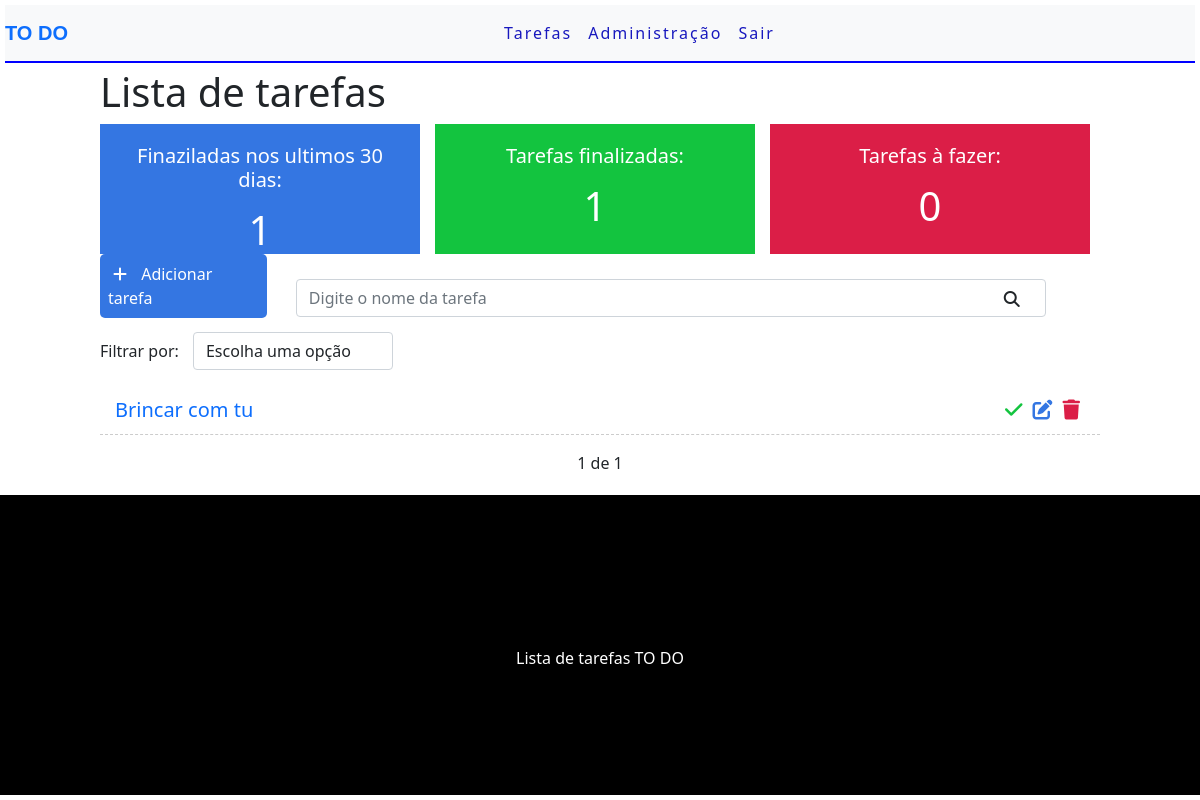
The page / (signed in) on the database as committed earlier.
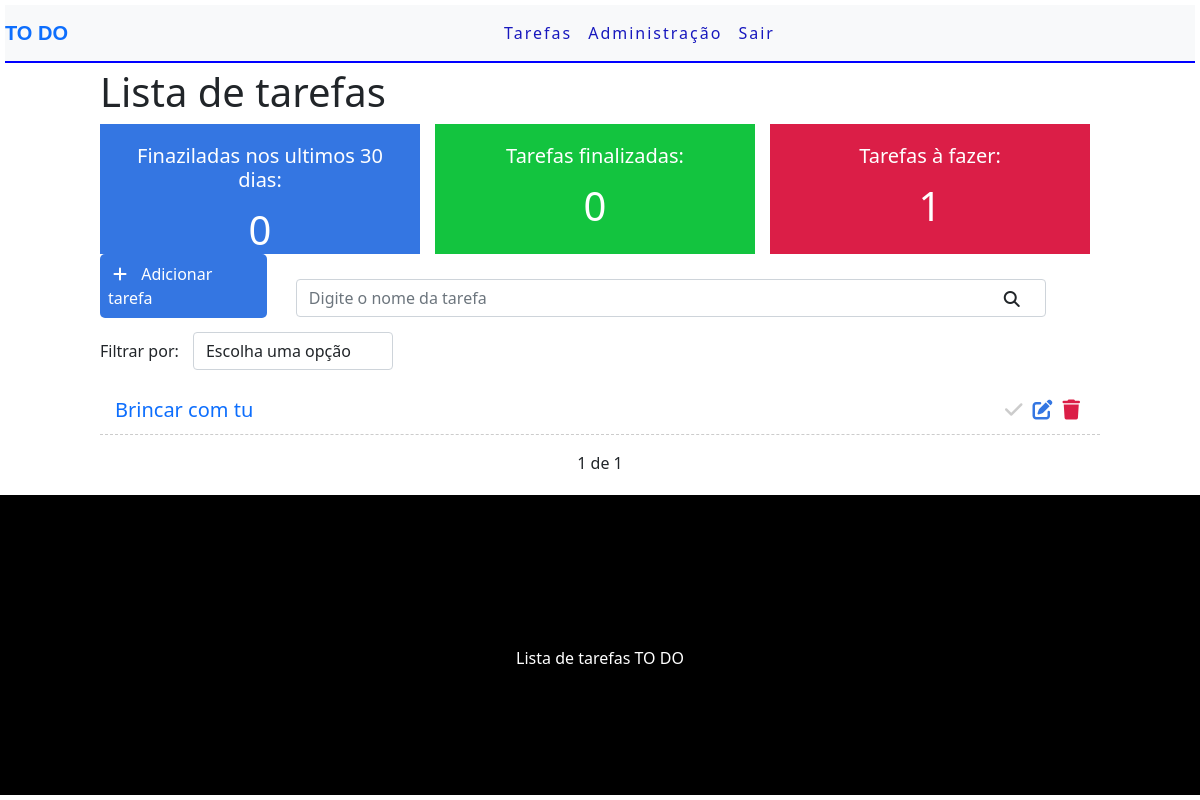
The same page on the database as committed later.
### tasks/models.py (models this page shows, shortened)
class task(models.Model):
    STATUS = (
        ('doing', 'Doing'),
        ('done', 'Done'),
    )
    title = models.CharField(max_length=255)
    description = models.TextField()
    done = models.CharField(
        max_length=5,
        choices=STATUS,
    )
    user = models.ForeignKey(get_user_model(), on_delete=models.CASCADE)
    created_at = models.DateTimeField(auto_now_add=True)
    upadate_at = models.DateTimeField(auto_now=True)

### tasks/views.py (the view)
# urls.py: path('', views.tasklist, name='tasklist'),
@login_required # Prqa acessa precisa está logado, te amo django
def tasklist(request):
    search = request.GET.get('search') # search é o nome do input de busca
    filter = request.GET.get('filter')
    taskDoneRecently = task.objects.filter(done='done', upadate_at__gt=datetime.datetime.now()-datetime.timedelta(days=30), user=request.user).count()
    taskDone = task.objects.filter(done='done', user=request.user).count()
    taskDoing = task.objects.filter(done='doing', user=request.user).count()
    if search:
        tasks = task.objects.filter(title__icontains=search, user=request.user) #ico vai fazer a busca de acordo com oq tem no search pra não precisa escrever exatamente
    elif filter:
        tasks = task.objects.filter(done=filter, user=request.user)
    else: # se não faz a paginação
        tasks_list = task.objects.all().order_by('-created_at').filter(user=request.user)
        paginator = Paginator(tasks_list, 3) #Número q exibir por p´GINA
        page = request.GET.get('page')
        tasks = paginator.get_page(page) # Vai exbir o número na página que ele tá
    return render(request, 'tasks/list.html', {'tasks': tasks, 'taskDoneRecently': taskDoneRecently, 'taskDone': taskDone, 'taskDoing': taskDoing}) # As tasks q eu resgatei do banco

### tasks/templates/tasks/list.html (shortened to what this page needs)
{% extends 'base.html' %}
{% block content %}
    <div class="offset-1 col-10 list-div">
        <h1>Lista de tarefas</h1>
        <div class="container dashboard">
            <div class="col-4 dashboard-box" id="dashboard-lastdays">
                <h5>Finaziladas nos ultimos 30 dias:</h5>
                <span>{{ taskDoneRecently }}</span>
            </div>
            <div class="col-4 dashboard-box" id="dashboard-done">
                <h5>Tarefas finalizadas:</h5>
                <span>{{ taskDone }}</span>
            </div>
            <div class="col-4 dashboard-box" id="dashboard-doing">
                <h5>Tarefas à fazer:</h5>
                <span>{{taskDoing}}</span>
            </div>
        </div>
        <a id="add-link-task" href="newtask/">
            <div class="col-2 add-div">
                <i class="fas fa-plus"></i> Adicionar tarefa
            </div>
        </a>
            <div class="col-9 search-div">
                <form method="get" id="search-form">
                    <input class="form-control" type="text" id="search" name="search" placeholder="Digite o nome da tarefa" value="{{ request.GET.search }}">
                    <i class="fas fa-search" id="search-btn"></i>
                </form>
            </div>
            <div class="col-12 filter-div">
                <span>Filtrar por:</span>
                <select name="filter" id="filter" class="form-control">
                    <option value="">Escolha uma opção</option>
                </select>
            </div>
        <ul class="task-list">
            {% for task in tasks %}
            {% if task.done == 'doing' %}
                <li class="task-item">
            {% else %}
                <li class="task-item done">
            {% endif %}
                <span><a href="task/{{task.id}}" style="text-decoration: none;">{{task.title}}</a></span>
                <a href="delete/{{task.id}}" class="delete-btn" id="deletar"><span><i class="fas fa-trash"></i></span></a>
                <a href="edit/{{task.id}}"><span><i class="fas fa-edit"></i></span></a>
                <a href="changestatus/{{task.id}}"><span><i class="fas fa-check"></i></span></a>
              </li>
            {% endfor %}
        </ul>
        <div class="pagination">
            <span class="step-link">
                {% if tasks.paginator.num_pages %}
                <span class="current">
                    {{ tasks.number }} de {{ tasks.paginator.num_pages }}
                </span>
                    {% endif %}
            </span>
        </div>
    </div>
{% endblock %}

### tasks/templates/base.html (shortened to what this page needs)
{% load static %}
<!DOCTYPE html>
<html lang="pt-BR">
<head>
    <link rel="stylesheet" href="https://cdn.jsdelivr.net/npm/bootstrap@5.1.3/dist/css/bootstrap.min.css">
    <link rel="stylesheet" href="{% static 'css/style.css' %}">
</head>
<body>
    <div class="-fluid">
        <nav class="navbar navbar-expand-lg bg-light">
            <div class="container-fluid">
                <a class="navbar-brand" href="/" style="font-family:Arial, Helvetica, sans-serif ;">TO DO</a>
                <div class="collapse navbar-collapse" id="navbarNavDropdown">
                    <ul class="navbar-nav">
                        {% if user.is_authenticated %}
                        <li class="nav-item">
                        <a class="nav-link active" aria-current="page" href="/">Tarefas</a>
                        </li>
                        <li class="nav-item">
                        <a class="nav-link" href="/admin">Administração</a>
                        </li>
                        <li class="nav-item">
                            <a class="nav-link" href="/accounts/logout">Sair</a>
                        </li>
                        {% endif %}
                    </ul>
                </div>
            </div>
        </nav>
        {% block content %}
        {% endblock %}
        <footer>
            <p>Lista de tarefas TO DO</p>
        </footer>
    </div>
</body>
</html>

### tasks/static/css/style.css (style rules this page uses)
.container-fluid { padding: 0; }
.navbar { border-bottom: 2px solid blue; margin: 5px; }
.navbar-nav { margin: auto; }
.navbar-brand { font-weight: bold; }
.nav-link { color: rgb(24, 24, 190); letter-spacing: 2px; }
.dashboard { padding: 0; width: 100%; display: block; }
.dashboard h5 { font-size: 20px; }
.dashboard span { font-size: 40px; display: block; width: 100%; }
.dashboard-box { float: left; background-color: #DFDFDF; color: #FFF; padding: 20px; box-sizing: border-box; height: 130px; width: 32%; text-align: center; }
.dashboard-box:nth-child(2) { margin-left: 1.5%; margin-right: 1.5%; }
#dashboard-lastdays { background-color: #3476e2; }
#dashboard-done { background-color: #13c43f; }
#dashboard-doing { background-color: #db1e47; }
#add-link-task { text-decoration: none; }
.add-div { background-color: #3476e2; cursor: pointer; display: inline-block; color: #fff; padding: 8px; border-radius: 5px; margin-right: 25px; }
.fas.fa-plus { color: #fff; margin-right: 10px; margin-left: 5px; }
.fas.fa-search { position: absolute; top: 12px; right: 26px; cursor: pointer; }
.search-div { padding: 0px; margin-top: 15px; margin-bottom: 15px; display: inline-block; position: relative; }
.filter-div { margin-bottom: 15px; padding: 0; }
#filter { display: inline-block; width: 200px; margin-left: 10px; }
.list-div { padding: 0; }
.task-list { padding-left: 0; }
.task-item { list-style: none; font-size: 20px; height: 50px; padding: 0 15px; padding-top: 10px; border-bottom: 1px dashed #ccc; }
.fas.fa-trash, .fas.fa-edit, .fas.fa-check { cursor: pointer; margin: 5px; font-size: 20; float: right; }
.fas.fa-trash { color: #db1e47; }
.fas.fa-edit { color: #3476e2; }
.fas.fa-check { color: #CCC; }
footer { background-color: black; height: 300px; border-top: 2px solid black; }
footer p { text-align: center; top: 50%; position: relative; color: white; }
.pagination { margin-bottom: 20px; }
.step-link { position: relative; margin-left: auto; margin-right: auto; }
.step-link .current { margin-left: 5px; margin-right: 5px; }

Rows that differ between the two databases and show on the page:
changed task "Brincar com tu": done "done" → "doing" (drawn)
Other text that changed with them:
{{ taskDoneRecently }}: "1" → "0"
{{ taskDone }}: "1" → "0"
{{ taskDoing }}: "0" → "1"
